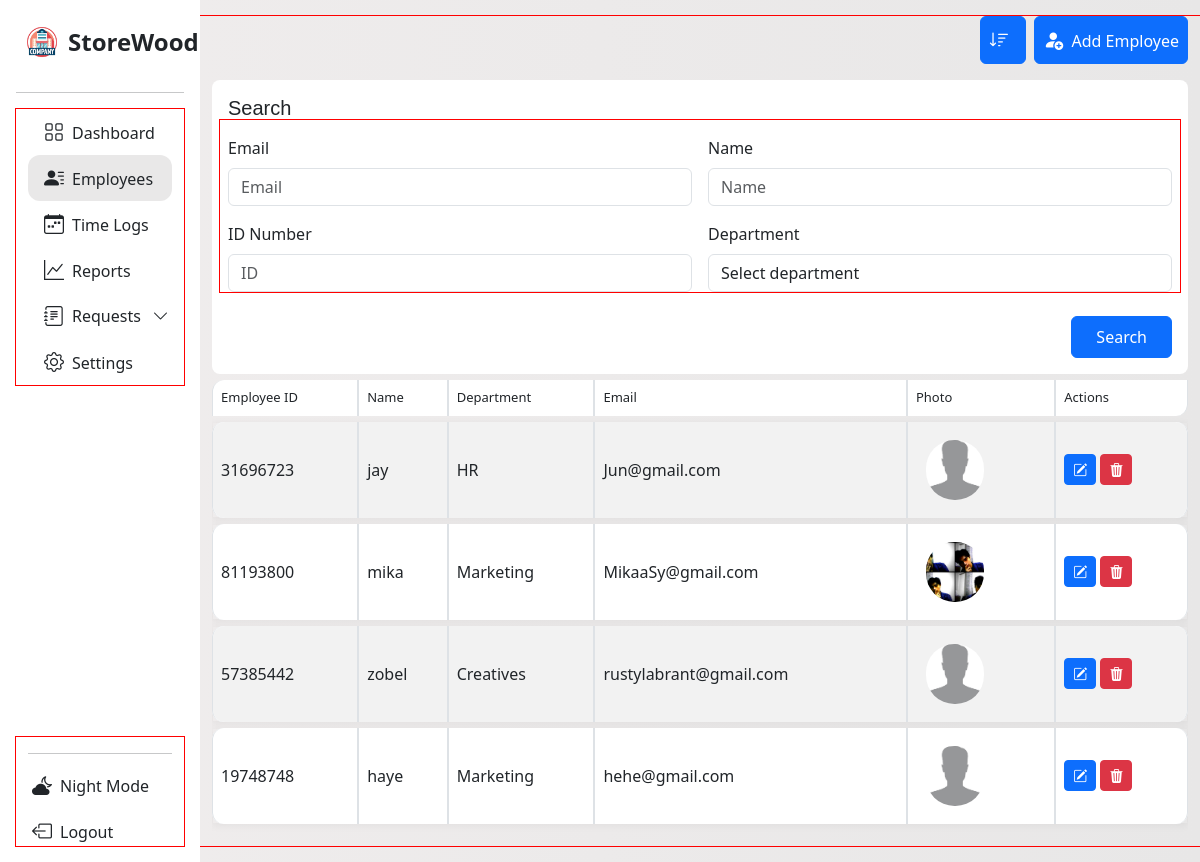
The page /employee_management on the database its author committed.
### tables this page shows
CREATE TABLE employee 
                            (id INTEGER PRIMARY KEY AUTOINCREMENT,
                            employee_id TEXT, name TEXT, department TEXT,
                            photo_path TEXT, time_in TEXT, email TEXT);

### App/main.py (the view)
@app.route('/employee_management')
def employees_management():
    sort_by = request.args.get('sort_by')
    valid_fields = ['name', 'department', 'email']
    query = '''SELECT employee_id, name, department, email, photo_path, id FROM employee'''
    if sort_by in valid_fields:
        query += f' ORDER BY {sort_by} COLLATE NOCASE'
    try:
        with sqlite3.connect(db.connect_employee()) as con:
            cur = con.cursor()
            cur.execute(query)
            employee = cur.fetchall()
    except sqlite3.Error as e:
        print("Fetch error:", e)
        employee = []
    return render_template('e_manage.html', employee=employee, field=sort_by, page='requests', subpage='new')

### App/database.py (called while the page is built)
    def connect_employee(self):
        return self.employee_database

### App/templates/e_manage.html (shortened to what this page needs)
<!DOCTYPE html>
<html lang="en">
<head>
  <link rel="stylesheet" href="{{ url_for('static', filename='dash.css') }}">
  <link rel="stylesheet" href="{{ url_for('static', filename='manage.css') }}">
  <link href="https://cdn.jsdelivr.net/npm/bootstrap-icons@1.11.3/font/bootstrap-icons.css" rel="stylesheet">
  <link href='https://unpkg.com/boxicons@2.1.4/css/boxicons.min.css' rel='stylesheet'>
  <link href="https://cdn.jsdelivr.net/npm/bootstrap@5.3.0/dist/css/bootstrap.min.css" rel="stylesheet">
</head>
<body>
<div class="container-fluid overflow-hidden">
  <div class="row vh-100 overflow-auto">
     <nav id="sidebarMenu" class="col-12 col-sm-4 col-md-3 col-lg-3 col-xl-2 bg-col px-0 position-sticky sticky-top">
  <div class="d-flex w-100 flex-column p-3 align-items-sm-start pt-4 h-100">
    <a href="/" class="d-flex align-items-center mb-3 text-dark text-decoration-none w-100 px-2">
      <img src="{{ url_for('static', filename='img/company.png') }}?v=2" alt="Logo" width="36" height="36" class="me-2">
      <span class="fs-4 fw-semibold">StoreWood</span>
    </a>
    <hr class="w-100">
    <ul class="nav nav-pills flex-column mb-auto w-100" id="menu">
      <div class="container con-li">
        <li class="nav-item">
          <a href="{{ url_for('management') }}" class="nav-link text-dark">
            <i class="fs-5 bi bi-grid"></i><span class="ms-2">Dashboard</span>
          </a>
        </li>
        <li class="nav-item">
          <a class="nav-link text-dark {% if page == 'requests' %}active-page{% endif %}" href="{{ url_for('employees_management') }}">
            <i class="bi bi-person-lines-fill fs-5"></i><span class="ms-2">Employees</span>
          </a>
        </li>
        <li>
          <a href="#" class="nav-link text-dark">
            <i class="bi bi-calendar-week fs-5"></i><span class="ms-2">Time Logs</span>
          </a>
        </li>
        <li>
          <a href="#" class="nav-link text-dark">
            <i class="fs-5 bi bi-graph-up"></i><span class="ms-2">Reports</span>
          </a>
        </li>
      <li class="nav-item">
        <a class="nav-link d-flex justify-content-between align-items-center text-dark"
          data-bs-toggle="collapse" href="#requestsSubMenu"  role="button"
          aria-expanded="false" aria-controls="requestsSubMenu">
          <span class="d-flex align-items-center gap-2 flex-grow-1">
            <i class="fs-5 bi bi-journal-text"></i>
            <span class="text-truncate">Requests</span>
          </span>
          <i class="bi bi-chevron-down arrow-icon ms-2"></i>
        </a>
      </li>
        <li>
          <a href="#" class="nav-link text-dark">
            <i class="fs-5 bi bi-gear"></i><span class="ms-2">Settings</span>
          </a>
        </li>
      </div>
    </ul>
    <div class="container mt-auto">
      <hr class="w-100">
      <a href="{{ url_for('admin_login') }}" class="nav-link text-dark mt-3">
        <i class="bi bi-cloud-moon-fill fs-5 ms-1"></i><span class="ms-2">Night Mode</span>
      </a>
      <a href="{{ url_for('admin_login') }}" class="nav-link text-dark mt-3">
        <i class="bi bi-box-arrow-left fs-5 ms-1"></i><span class="ms-2">Logout</span>
      </a>
    </div>
  </div>
</nav>
<div class="col d-flex flex-column w-50">
<div class="row mb-3 mt-3">
  <div class="col-12 d-flex justify-content-end flex-wrap gap-2 gap-md-0">
       <div class="d-flex flex-row align-items-center gap-2 mb-3 flex-wrap">
      <div>
        <div class="dropdown">
          <button class="btn btn-primary p-2 pe-3" type="button" title="Dropdown" id="sortDropdown" data-bs-toggle="dropdown" aria-expanded="false">
            <i class="bi bi-sort-down fs-5"></i>
          </button>
        </div>
      </div>
      <div>
        <a href="{{ url_for('add_employee') }}">
          <button class="btn btn-primary p-2" type="button">
            <i class="bi bi-person-fill-add fs-5"></i> <span class="ms-1">Add Employee</span>
          </button>
        </a>
      </div>
    </div>
      <div class="col-12">
        <form action="{{ url_for('search_employee') }}" method="get" class="rounded-3 p-3" style="background-color: white;">
          <p class="search-txt h5 mb-3">Search</p>
          <div class="row g-3">
            <div class="col-md-6">
              <label for="e-email" class="form-label">Email</label>
              <input name="email" value="{{ email or '' }}" type="email" id="e-email" class="form-control" placeholder="Email">
            </div>
            <div class="col-md-6">
              <label for="e-name" class="form-label">Name</label>
              <input name="name" value="{{ name or '' }}" type="text" id="e-name" class="form-control" placeholder="Name">
            </div>
            <div class="col-md-6">
              <label for="e-id" class="form-label">ID Number</label>
              <input name="identification-number" value="{{ iden_num or '' }}" type="text" id="e-id" class="form-control" placeholder="ID">
            </div>
            <div class="col-md-6">
              <label for="e-dept" class="form-label">Department</label>
              <select id="e-dept" class="form-control" name="department">
                <option selected disabled>Select department</option>
              </select>
            </div>
          </div>
          <div class="d-flex justify-content-end mt-4">
            <button type="submit" class="btn btn-primary px-4 py-2">Search</button>
          </div>
        </form>
      </div>
  <div class="col-12">
    <div class="table-responsive">
      <table class="table table-striped table-bordered custom-table">
        <thead class="head">
          <tr>
            <th>Employee ID</th>
            <th>Name</th>
            <th>Department</th>
            <th>Email</th>
            <th>Photo</th>
            <th>Actions</th>
          </tr>
        </thead>
        <tbody>
          {% if employee %}
            {% for emp in employee %}
              <tr>
                <td>{{ emp[0] }}</td>
                <td>{{ emp[1] }}</td>
                <td>{{ emp[2] }}</td>
                <td>{{ emp[3] }}</td>
                <td>
                  {% if emp[4] %}
                    <img class="employee-photos" src="{{ url_for('static', filename=emp[4]) }}" width="100" alt="Employee Photo">
                  {% endif %}
                </td>
                <td>
                  <a href="{{ url_for('edit_employees_profile', id=emp[5]) }}" class="btn btn-primary btn-sm"><i class="bi bi-pencil-square"></i></a>
                  <a href="{{ url_for('delete_employee_profile', id=emp[5]) }}" class="btn btn-danger btn-sm"><i class="bi bi-trash3-fill"></i></a>
                </td>
              </tr>
            {% endfor %}
          {% else %}
            <tr>
              <td colspan="6" class="text-center">No employee found.</td>
            </tr>
          {% endif %}
        </tbody>
      </table>
    </div>
  </div>
</div>
    </div>
  </div>
</div>
</body>
</html>

### App/static/dash.css (style rules this page uses)
* { scrollbar-width: none; }
body { background: linear-gradient(to right, #f0eded, #e8e7e7); overflow: hidden; scrollbar-width: none; height: 100%; }
*, *::before, *::after { box-sizing: border-box; }
.bg-col { background-color: rgb(255, 255, 255) !important; }
.dropdown { width: 100%; z-index: 100; }
.custom-table { border-collapse: separate !important; border-spacing: 0 6px; height: 30px; border-radius: 10px; overflow-y: scroll; }
.custom-table tbody tr td, .custom-table tbody tr th { height: 70px; vertical-align: middle; }
.custom-table tbody tr { background-color: #fff; box-shadow: 0 2px 8px rgba(0, 0, 0, 0.05); }
.custom-table tbody tr td:first-child, .custom-table tbody tr th:first-child { border-top-left-radius: 12px; border-bottom-left-radius: 12px; }
.custom-table tbody tr td:last-child { border-top-right-radius: 12px; border-bottom-right-radius: 12px; }
.custom-table thead th:first-child { border-top-left-radius: 12px; }
.custom-table thead th:last-child { border-bottom-right-radius: 12px; }
thead.head th { font-size: small; font-weight: 500; }
.bg-col { background-color: white; }
.bg-col ul li { min-width: 140px; max-width: 100%; width: auto; }
#sidebarMenu { height: 100vh; overflow-y: scroll; overflow-x: hidden; position: sticky; top: 0; scrollbar-width: none; -ms-overflow-style: none; }
.nav-link.active-page { background-color: rgba(107, 104, 104, 0.15); border-radius: 12px; }
.bg-col ul#menu > .con-li > li > .nav-link:hover, .bg-col ul#menu > .con-li > li > .nav-link.active-page { background-color: rgba(107, 104, 104, 0.15) !important; border-radius: 12px; transition: 0.3s; }
main, .container, .row, .col { outline: 1px solid red; }
.search-txt { font-weight: 400; font-family: 'Gill Sans', 'Gill Sans MT', Calibri, 'Trebuchet MS', sans-serif; }
#sortDropdown i { font-size: 20px; }
.arrow-icon { transition: transform 0.3s ease; display: inline-block; position: relative; width: 1.2em; text-align: center; }
.arrow-icon::before { content: ''; display: inline-block; width: 0; }

### App/static/manage.css (style rules this page uses)
.employee-photos { padding: 10px; width: 4.9rem; height: 5rem; border-radius: 2.4em; object-fit: cover; }

### rows shown on the page
employee: employee "31696723", name "jay", department "HR", email "Jun@gmail.com", photo_path (placeholder picture)
employee: employee "81193800", name "mika", department "Marketing", email "MikaaSy@gmail.com", photo_path (picture)
employee: employee "57385442", name "zobel", department "Creatives", email "rustylabrant@gmail.com", photo_path (placeholder picture)
employee: employee "19748748", name "haye", department "Marketing", email "hehe@gmail.com", photo_path (placeholder picture)
